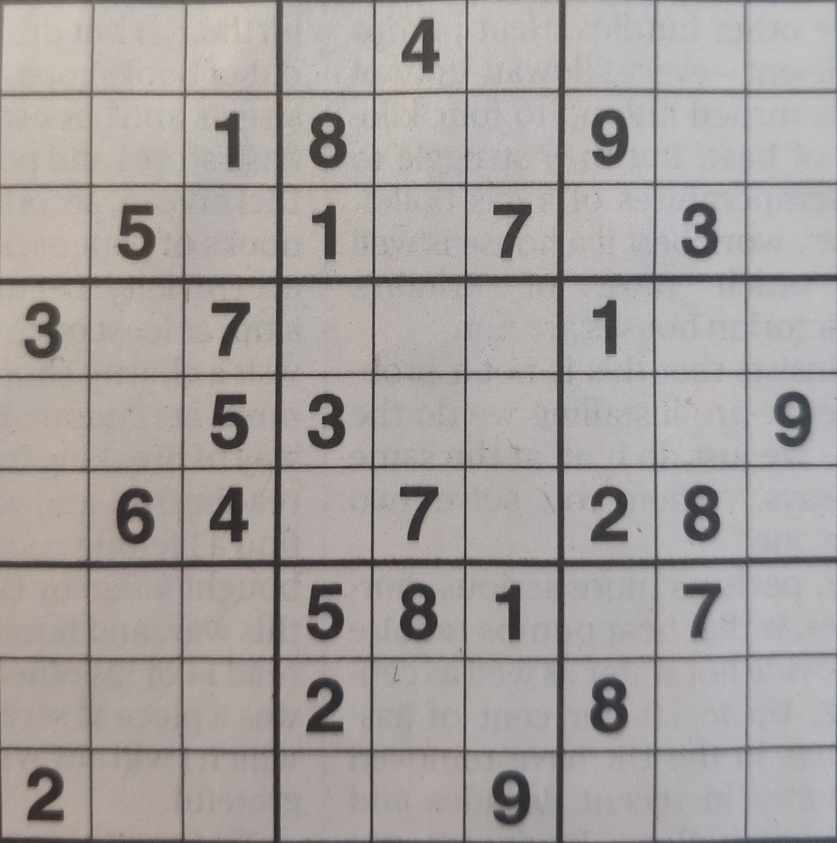
#> input picture input_image.jpg, 837 x 843 px, shrunk from 3000 x 3025 before the run, found by its file name
$ python sudoku.py
#> lines starting #> are read from the running program, lines starting #| are printed output that depends on the picture; after the words box and inside, x2 and y2 are one past the last pixel; in counts of white or black regions, pixels touching at a corner belong together
import cv2
import pytesseract
import numpy
from PIL import Image
from pathlib import Path

path = str(Path(__file__).parent.absolute())

# Include tesseract executable in your path
pytesseract.pytesseract.tesseract_cmd = r"D:\\Python\\Tesseract\\tesseract.exe"

#Import source image
input_img = cv2.imread(path + "\input_image.jpg", 0)
#> input_img: shape (843, 837); min 32, max 207, mean 162.7
#Blur and then threshold the image for easier character recognition
input_img = cv2.blur(input_img, (10,10))
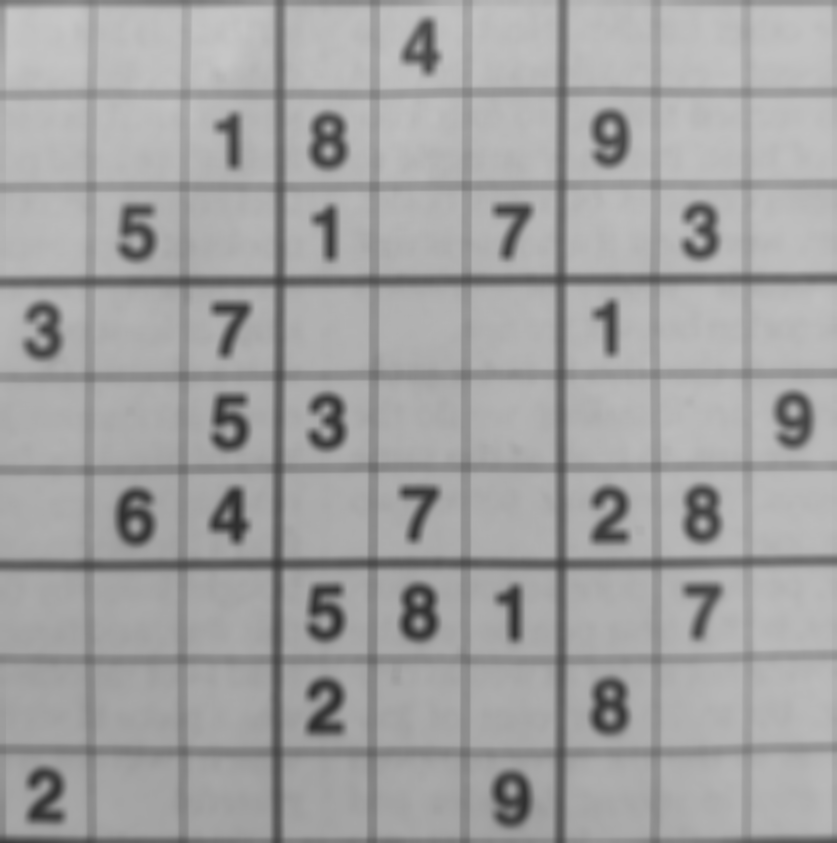
#> input_img: shape (843, 837); min 45, max 198, mean 162.8
ret, threshed_img = cv2.threshold(input_img, 90, 255, cv2.THRESH_BINARY)
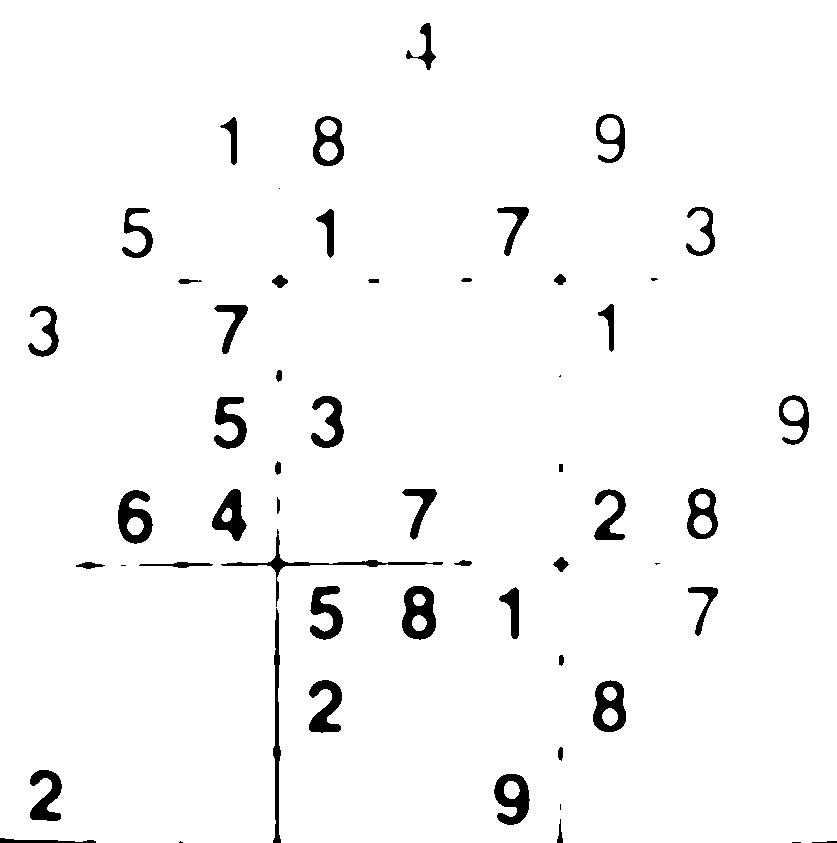
#> threshed_img: shape (843, 837); 96.8% white; 55 black regions (8 under 20 px), largest, box (x1, y1, x2, y2) and area: (402, 586, 436, 640) 1187, (118, 490, 153, 544) 1074, (494, 774, 530, 825) 1070
cv2.imwrite(path + "\processed_image.jpg", threshed_img)

img_width = input_img.shape[1]
#> img_width = 837
img_height = input_img.shape[0]
#> img_height = 843

#Read the input image and populate a 9x9 grid with the values in the cells
def readGridPhoto(grid_photo):
    pil_grid = Image.fromarray(grid_photo)
    box_width = img_width / 9
#> box_width = 93
    box_height = img_height / 9
#> box_height = 93.67
    Matrix = numpy.zeros((9, 9), dtype=int)
    edge_buffer = box_width / 10
#> edge_buffer = 9.3
    for y in range(0,9):
        for x in range(0,9):
            #Cut the image up into cells
            crop_square = (x * box_width + edge_buffer, y * box_height + edge_buffer, x * box_width + box_width - edge_buffer, y * box_height + box_height - edge_buffer)
            cropped_cell = pil_grid.crop(crop_square)
            cell_number = str(y * 9 + x)
            cropped_cell.save(path + "\Grid\\" + cell_number + ".png")
            #Read the digit in the cell
            digit_in_cell = pytesseract.image_to_string(cropped_cell, lang='eng', config='--psm 10 --oem 3 -c tessedit_char_whitelist=123456789')
            #If a digit is found add it to the matrix
            try:
                print(digit_in_cell)
                Matrix[y][x] = int(digit_in_cell[:1])
            except:
                pass
    return Matrix

out_string = ""
#> (the run stopped early here; a loop or call above may not have finished)
